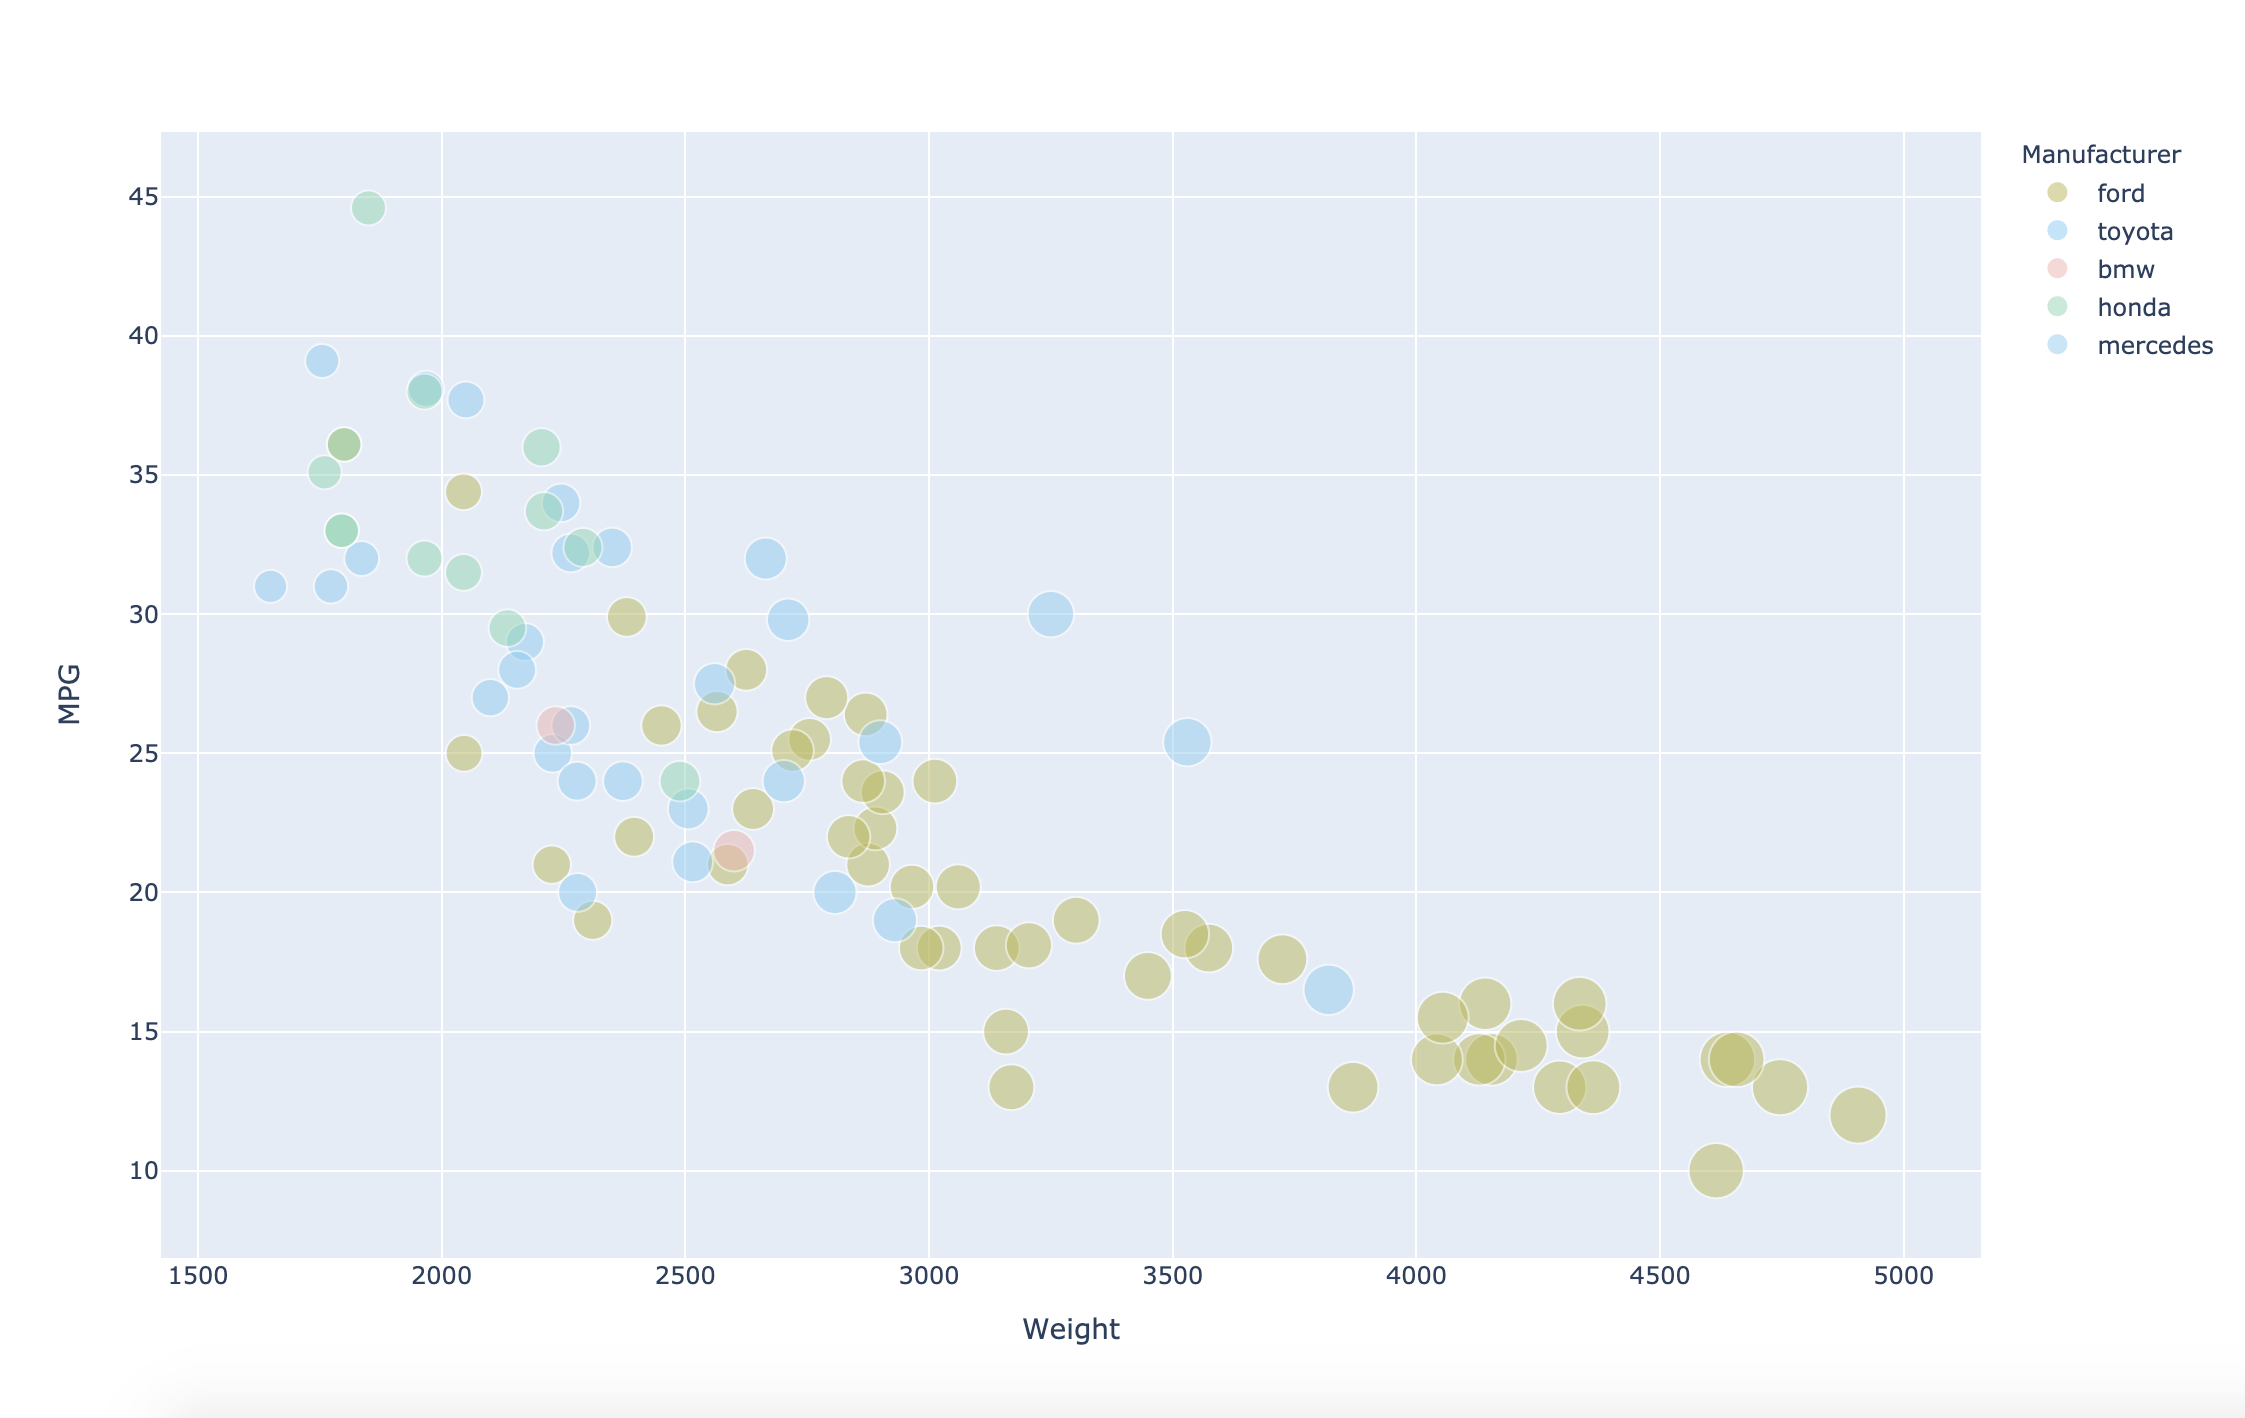

Here is the Python script that generated this plot:
import plotly.express as px 
import numpy as np  
import pandas as pd
import csv

#https://stackoverflow.com/questions/42372617/how-to-plot-csv-data-using-matplotlib-and-pandas-in-python

df = pd.read_csv('cars-sample.csv', sep=',')

x = df['Weight']
y = df['MPG']

colorDict = {
    "bmw": "#F3B0AC",
    "ford": "#B7B74A",
    "honda": "#80D5B0",
    "mercedes": "#88CDF1",
    "toyota": "#7DCBF3"
}

color_map = ['#F3B0AC', '#B7B74A', '#80D5B0', '#88CDF1', '#7DCBF3']
    
plot = px.scatter(df, x, y, color="Manufacturer", size='Weight', opacity=0.5, color_discrete_map=colorDict) 
plot.show()
